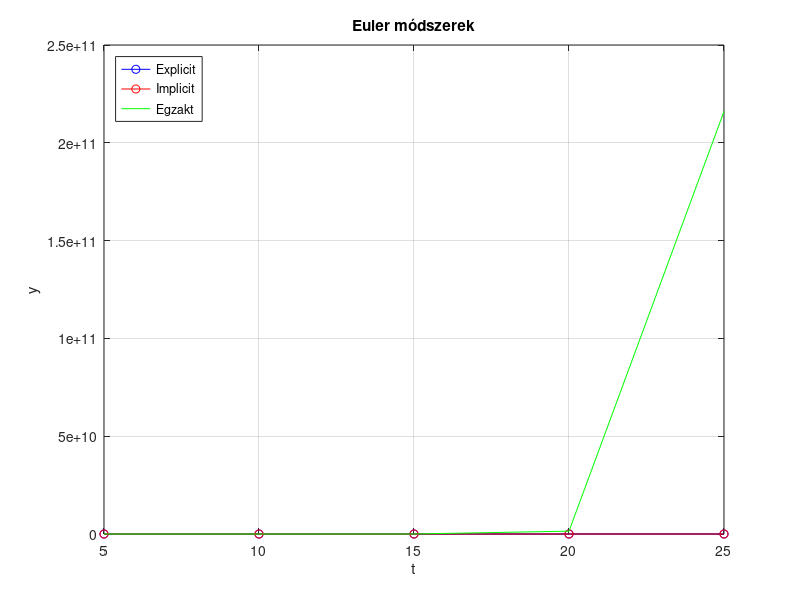

Reproduce this figure in MATLAB.
% Explicit és implicit módszer megoldása

clc, clear all, close all

n = input("Adja meg az iterációk számát: ") - 1;
input_h = input("Adja meg a lépés méretet: ");
t0 = input("Adja meg a t0 kezdő értékét: ");
y0 = input("Adja meg a y0 kezdő értékét: ");
b = input("Adja meg az intervalum végét: ");
f_inner = input("Adja meg a függvényt: ", "s");
f = str2func(['@(t, y)', f_inner]); % (2 * t) + y
a = t0;
backward_euler = @ ( f, to, yo, tp, yp ) yp - yo - ( tp - to ) * ( f ( tp, yp ) )';
exact = @(t) ((-2) * (t + 1) + (3 * exp(t)));
if !isempty(input_h)
  h = input_h;
else
  h=(b - a) / n;
endif
% explicit változók
ext=[a zeros(1, n)];
exy=[length(ext)];
exye=[length(ext)];
ext(1) = t0;
exy(1) = y0;
exye(1) = y0;
% implicit változók
m = length ( y0 );
t = zeros ( n + 1, 1 );
y = zeros ( n + 1, m );
ye = zeros( n + 1, m);

t(1,1) = t0(:);
y(1,:) = y0(:);
ye(1,:) = y0(:);

fprintf("========================\n");
% explicit módszer
fprintf("Explicit Euler Módszer:\n");
fprintf('%7s %7s %7s %7s \n','i','t(i)','y(i)', 'ye(i)');
for i=1:1:n + 1
  if i <= n
     ext(i + 1)=ext(i) + h;
  endif
  if i != 1
    exy(i)=exy(i - 1)+ h * f(ext(i - 1),exy(i - 1));
    exye(i)=exact(ext(i));
  endif
  fprintf('%7d %7.2f %7.3f %7.3f \n',i, ext(i), exy(i), exye(i));
end;

%implicit módszer
fprintf("\nImplicit Euler Módszer:\n");
fprintf('%7s %7s %7s %7s \n','i','t(i)','y(i)', 'ye(i)');
fprintf('%7d %7.2f %7.3f %7.3f \n', 1, t0(:), y0, y0);
for i = 1 : n

   to = t(i,1);
   yo = y(i,:);
   tp = to + h;
   yp = yo + h * f ( to, yo )';

   yp = fsolve ( @(yp)backward_euler(f, to, yo, tp, yp), yp );

   t(i+1,1) = tp;
   y(i+1,:) = yp;
   ye(i + 1, :) = exact(t(i + 1, 1));
   fprintf('%7d %7.2f %7.3f %7.3f \n',i + 1, t(i + 1), y(i + 1), ye(i + 1));
end

plot(ext, exy, 'b-o', t, y, 'r-o', t, exact(t), 'g');
title('Euler módszerek');
ylabel('y'); xlabel('t');
legend({'Explicit','Implicit','Egzakt'},'Location','northwest');
grid on

hold on
hold off


